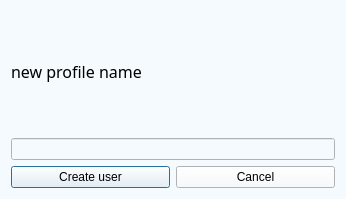
<?xml version="1.0" encoding="UTF-8"?>
<ui version="4.0">
 <class>Dialog_UpdateProfile</class>
 <widget class="QDialog" name="Dialog_UpdateProfile">
  <property name="geometry">
   <rect>
    <x>0</x>
    <y>0</y>
    <width>346</width>
    <height>199</height>
   </rect>
  </property>
  <property name="windowTitle">
   <string>Dialog</string>
  </property>
  <property name="styleSheet">
   <string notr="true">background-color: rgb(245, 250, 254);</string>
  </property>
  <layout class="QGridLayout" name="gridLayout">
   <item row="0" column="0">
    <widget class="QLabel" name="label_profile">
     <property name="font">
      <font>
       <family>PT Root UI Bold</family>
       <pointsize>12</pointsize>
      </font>
     </property>
     <property name="text">
      <string>new profile name</string>
     </property>
    </widget>
   </item>
   <item row="1" column="0">
    <widget class="LineEdit" name="LineEdit_profile">
     <property name="styleSheet">
      <string notr="true">LineEdit, TextEdit, PlainTextEdit {
    color: black;
    background-color: rgba(255, 255, 255, 0.7);
    border: 1px solid rgba(0, 0, 0, 13);
    border-bottom: 1px solid rgba(0, 0, 0, 100);
    border-radius: 5px;
    /* font: 14px &quot;Segoe UI&quot;, &quot;Microsoft YaHei&quot;; */
    padding: 0px 10px;
    selection-background-color: #00a7b3;
}

TextEdit,
PlainTextEdit {
    padding: 2px 3px 2px 8px;
}

LineEdit:hover, TextEdit:hover, PlainTextEdit:hover {
    background-color: rgba(249, 249, 249, 0.5);
    border: 1px solid rgba(0, 0, 0, 13);
    border-bottom: 1px solid rgba(0, 0, 0, 100);
}

LineEdit:focus {
    border-bottom: 1px solid rgba(0, 0, 0, 13);
    background-color: white;
}

TextEdit:focus,
PlainTextEdit:focus {
    border-bottom: 1px solid #009faa;
    background-color: white;
}

LineEdit:disabled, TextEdit:disabled,
PlainTextEdit:disabled {
    color: rgba(0, 0, 0, 150);
    background-color: rgba(249, 249, 249, 0.3);
    border: 1px solid rgba(0, 0, 0, 13);
    border-bottom: 1px solid rgba(0, 0, 0, 13);
}

#lineEditButton {
    border-radius: 4px;
    margin: 0;
}

#lineEditButton:hover {
    background-color: rgba(0, 0, 0, 9);
}

#lineEditButton:pressed {
    background-color: rgba(0, 0, 0, 6);
}
</string>
     </property>
    </widget>
   </item>
   <item row="4" column="0">
    <layout class="QHBoxLayout" name="horizontalLayout">
     <item>
      <widget class="FilledPushButton" name="PushButton_create">
       <property name="styleSheet">
        <string notr="true">OutlinedPushButtonBase,
OutlinedToolButtonBase {
    background-color: transparent;
    border: 1px solid transparent;
    padding: 6px 10px 6px 10px;
    color: black;
    outline: none;
}

OutlinedToolButtonBase {
    padding: 8px 9px 9px 8px;
}

OutlinedPushButtonBase:pressed {
    color: rgba(0, 0, 0, 0.63);
}

OutlinedPushButtonBase:disabled {
    color: rgba(0, 0, 0, 0.36);
}

OutlinedPushButtonBase[hasIcon=false] {
    padding: 6px 10px 6px 10px;
}

OutlinedPushButtonBase[hasIcon=true] {
    padding: 6px 10px 6px 26px;
}

OutlinedPushButtonBase:checked {
    color: white;
}

OutlinedPushButtonBase:checked:pressed {
    color: rgba(255, 255, 255, 0.63);
}

OutlinedPushButton:checked,
OutlinedPushButton:checked:pressed {
    color: #009faa;
}

Chip[isClosable=true][hasIcon=false] {
    padding: 5px 32px 5px 10px;
}

Chip[isClosable=true][hasIcon=true] {
    padding: 5px 32px 5px 33px;
}

Chip[isClosable=false][hasIcon=false] {
    padding: 5px 10px 5px 10px;
}

Chip[isClosable=false][hasIcon=true] {
    padding: 5px 10px 5px 33px;
}

FilledPushButton[hasIcon=false] {
    padding: 5px 12px 6px 12px;
}

FilledPushButton[hasIcon=true] {
    padding: 5px 12px 6px 36px;
}

FilledPushButton {
    color: white;
}

FilledToolButton {
    padding: 5px 9px 6px 8px;
}

FilledPushButton:pressed {
    color: rgba(255, 255, 255, 0.786);
}

FilledPushButton:disabled {
    color: rgba(255, 255, 255, 0.36);
}

TextPushButton {
    color: black;
    background: transparent;
    border-radius: 5px;
    padding: 5px 12px 6px 12px;
    outline: none;
    border: none;
}

TextPushButton[hasIcon=false] {
    padding: 5px 12px 6px 12px;
}

TextPushButton[hasIcon=true] {
    padding: 5px 12px 6px 36px;
}

TextPushButton[level=&quot;Error&quot;] {
    color: #cf1010;
}

TextPushButton[level=&quot;Warning&quot;] {
    color: #875101;
}

TextPushButton[level=&quot;Success&quot;] {
    color: #026f02;
}

TextPushButton[level=&quot;Attension&quot;] {
    color: #009faa;
}

TextPushButton:hover{
    background-color: rgba(0, 0, 0, 9);
    color: rgb(0, 0, 0);
}

TextPushButton:pressed {
    background-color: rgba(0, 0, 0, 6);
    color: rgba(0, 0, 0, 0.63);
}

TextPushButton:disabled {
    color: rgba(0, 0, 0, 0.36);
    background-color: transparent;
}

Tag[hasIcon=false] {
    padding: 5px 8px 5px 8px;
}

Tag[hasIcon=true] {
    padding: 5px 8px 5px 31px;
}

RoundPushButton[hasIcon=false] {
    padding: 7px 24px 7px 24px;
}

RoundPushButton[hasIcon=true] {
    padding: 7px 16px 7px 33px;
}</string>
       </property>
       <property name="text">
        <string>Create user</string>
       </property>
      </widget>
     </item>
     <item>
      <widget class="PushButton" name="PushButton_cancel">
       <property name="text">
        <string>Cancel</string>
       </property>
      </widget>
     </item>
    </layout>
   </item>
  </layout>
 </widget>
 <customwidgets>
  <customwidget>
   <class>PushButton</class>
   <extends>QPushButton</extends>
   <header>qfluentwidgets</header>
  </customwidget>
  <customwidget>
   <class>FilledPushButton</class>
   <extends>PushButton</extends>
   <header>qfluentwidgetspro</header>
  </customwidget>
  <customwidget>
   <class>LineEdit</class>
   <extends>QLineEdit</extends>
   <header>qfluentwidgets</header>
  </customwidget>
 </customwidgets>
 <resources/>
 <connections>
  <connection>
   <sender>PushButton_cancel</sender>
   <signal>clicked()</signal>
   <receiver>Dialog_UpdateProfile</receiver>
   <slot>close()</slot>
   <hints>
    <hint type="sourcelabel">
     <x>233</x>
     <y>153</y>
    </hint>
    <hint type="destinationlabel">
     <x>262</x>
     <y>187</y>
    </hint>
   </hints>
  </connection>
 </connections>
</ui>
